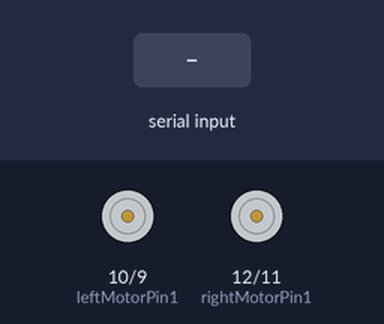
Simulated run of this sketch. Board: Arduino Uno, built with avr-gcc and run on an emulated ATmega328P. Parts: motor-driver pin pairs drawn as motors (green arrow = first pin HIGH = forward, orange = second pin HIGH = backward, longer = more drive, scaled by the enable pin). Inputs (shaded band) come from the test bench.

Above: at 1.2 s.
1.3 s: "90,45\n" received over the second serial link
At 2.1 s:
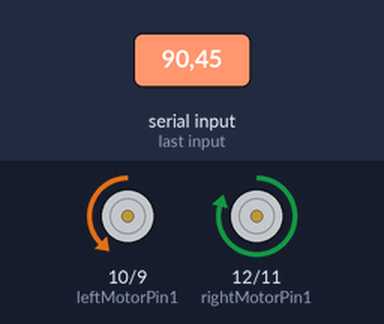
3.8 s: "30,150\n" received over the second serial link
At 4.6 s:
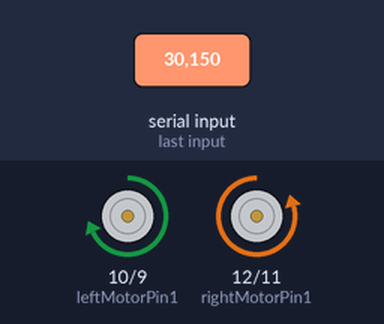
6.3 s: "5\n" received over the second serial link
At 7.1 s:
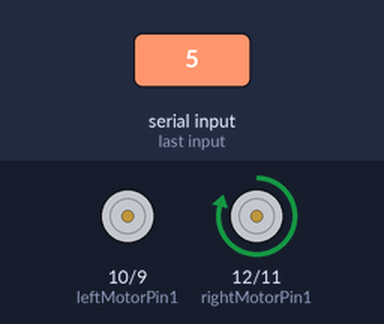
8.8 s: "90,45,200,10\n" received over the second serial link
At 9.1 s:
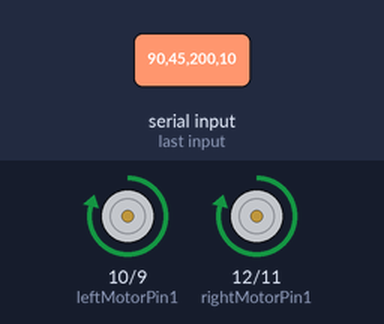
Timing chart, 0 to 11.8 s (numbered marks = the images above; inputs shaded):
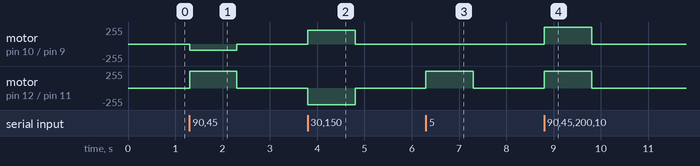

Measured:
- after the input at 1.3 s, motor on pin 10 (leftMotorPin1) / pin 9 (leftMotorPin2): stopped → backward 91/255 at once, → stopped 1.0 s later; motor on pin 12 (rightMotorPin1) / pin 11 (rightMotorPin2): stopped → forward 250/255 at once, → stopped 1.0 s later
- after the input at 3.8 s, motor on pin 10 (leftMotorPin1) / pin 9 (leftMotorPin2): stopped → forward 208/255 at once, → stopped 1.0 s later; motor on pin 12 (rightMotorPin1) / pin 11 (rightMotorPin2): stopped → backward 250/255 at once, → stopped 1.0 s later
- after the input at 6.3 s, motor on pin 12 (rightMotorPin1) / pin 11 (rightMotorPin2): stopped → forward 250/255 at once, → stopped 1.0 s later
- after the input at 8.8 s, motor on pin 10 (leftMotorPin1) / pin 9 (leftMotorPin2), motor on pin 12 (rightMotorPin1) / pin 11 (rightMotorPin2): stopped → forward 250/255 at once, → stopped 1.0 s later

The sketch:

Receiver_as_Slave.ino
```cpp
//YouTube: Aslam Hossain, https://www.youtube.com/channel/UCdaQfJEKvpoAPIzQNwFGlHw
//Facebook Page: https://www.facebook.com/aslamhossain3852
//For Any Help, Feel Free to knock me through what's App: 01877543825


#include <SoftwareSerial.h>

SoftwareSerial btSerial(2, 3); // RX | TX

struct PacketData {
  byte lxAxisValue;
  byte lyAxisValue;

  byte rxAxisValue;
  byte ryAxisValue;
};

PacketData data;

// Right motor
int enableRightMotor = 6;
int rightMotorPin1 = 12;
int rightMotorPin2 = 11;

// Left motor
int enableLeftMotor = 5;
int leftMotorPin1 = 10;
int leftMotorPin2 = 9;

unsigned long lastRecvTime = 0;

void setup() {
  pinMode(enableRightMotor, OUTPUT);
  pinMode(rightMotorPin1, OUTPUT);
  pinMode(rightMotorPin2, OUTPUT);

  pinMode(enableLeftMotor, OUTPUT);
  pinMode(leftMotorPin1, OUTPUT);
  pinMode(leftMotorPin2, OUTPUT);

  Serial.begin(9600);
  btSerial.begin(38400);
}

void loop() {
  String dataString;
  if (btSerial.available()) {
    dataString = btSerial.readStringUntil('\n');
    sscanf(dataString.c_str(), "%d,%d,%d,%d", &data.lxAxisValue, &data.lyAxisValue, &data.rxAxisValue, &data.ryAxisValue);

    int throttle = map(data.lyAxisValue, 254, 0, -255, 255); // Left stick - y axis - forward/backward car movement
    int steering = map(data.rxAxisValue, 0, 254, -255, 255); // Right stick - x axis - left/right car movement


    int rightMotorSpeed = 0, leftMotorSpeed = 0;

    if (throttle >= 0) {
      rightMotorSpeed = throttle - steering;
      leftMotorSpeed = throttle + steering;
    } else {
      rightMotorSpeed = throttle + steering;
      leftMotorSpeed = throttle - steering;
    }

    rightMotorSpeed = constrain(rightMotorSpeed, -250, 250);
    leftMotorSpeed = constrain(leftMotorSpeed, -250, 250);

    int rightMotorDirection = (rightMotorSpeed >= 0) ? 1 : -1;
    int leftMotorDirection = (leftMotorSpeed >= 0) ? 1 : -1;

    // Control right motor
    if (rightMotorSpeed > 0) {
      digitalWrite(rightMotorPin1, HIGH);
      digitalWrite(rightMotorPin2, LOW);
    } else if (rightMotorSpeed < 0) {
      digitalWrite(rightMotorPin1, LOW);
      digitalWrite(rightMotorPin2, HIGH);
    } else {
      digitalWrite(rightMotorPin1, LOW);
      digitalWrite(rightMotorPin2, LOW);
    }

    // Control left motor
    if (leftMotorSpeed > 0) {
      digitalWrite(leftMotorPin1, HIGH);
      digitalWrite(leftMotorPin2, LOW);
    } else if (leftMotorSpeed < 0) {
      digitalWrite(leftMotorPin1, LOW);
      digitalWrite(leftMotorPin2, HIGH);
    } else {
      digitalWrite(leftMotorPin1, LOW);
      digitalWrite(leftMotorPin2, LOW);
    }

    analogWrite(enableRightMotor, abs(rightMotorSpeed));
    analogWrite(enableLeftMotor, abs(leftMotorSpeed));

    lastRecvTime = millis();
  } else {
    unsigned long now = millis();
    if (now - lastRecvTime > 1000) {
      // Signal lost after 1 second. Stop the motors
      analogWrite(enableRightMotor, 0);
      analogWrite(enableLeftMotor, 0);
    }
  }
}
```
